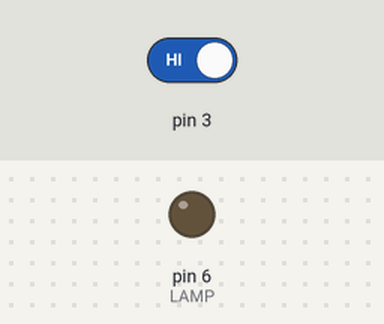
Simulated run of this sketch. Board: Arduino Uno, built with avr-gcc and run on an emulated ATmega328P. On the bench: output pins drawn as LEDs (lit = HIGH). The inputs (shaded band) are chosen by the test bench; at power-on: pin 3 HIGH.

Above: at 1.2 s.
1.3 s: pin 3 driven LOW
At 1.9 s:
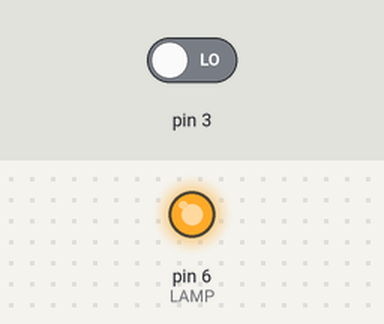
Timing chart, 0 to 4.3 s (numbered marks = the images above; inputs shaded):
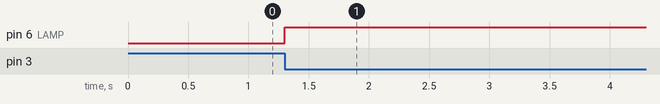

The sketch:

speed.ino
```cpp
int LAMP = 6;

int dimVal = 0;
int adcVal = 0;
int now = 0;

void setup()
{
  Serial.begin(9600);
  pinMode(LAMP, OUTPUT);
  attachInterrupt(digitalPinToInterrupt(3), zeroCross, FALLING);
}
void zeroCross()
{
  digitalWrite(LAMP, LOW);

  delayMicroseconds(200 * dimVal);

  digitalWrite(LAMP, HIGH);
}

void loop()

{
  //now = millis();
  // adcVal = analogRead(A1);
  if (millis() - now >= 5000)
  {
    dimVal += 10;
    now = millis();
  }

  //Serial.println(adcVal);

  //dim_val = map(adcVal, 0, 1023, 10, 49);
}
```

Measured:
- after the input at 1.3 s, pin 6 (LAMP): LOW → HIGH at once
